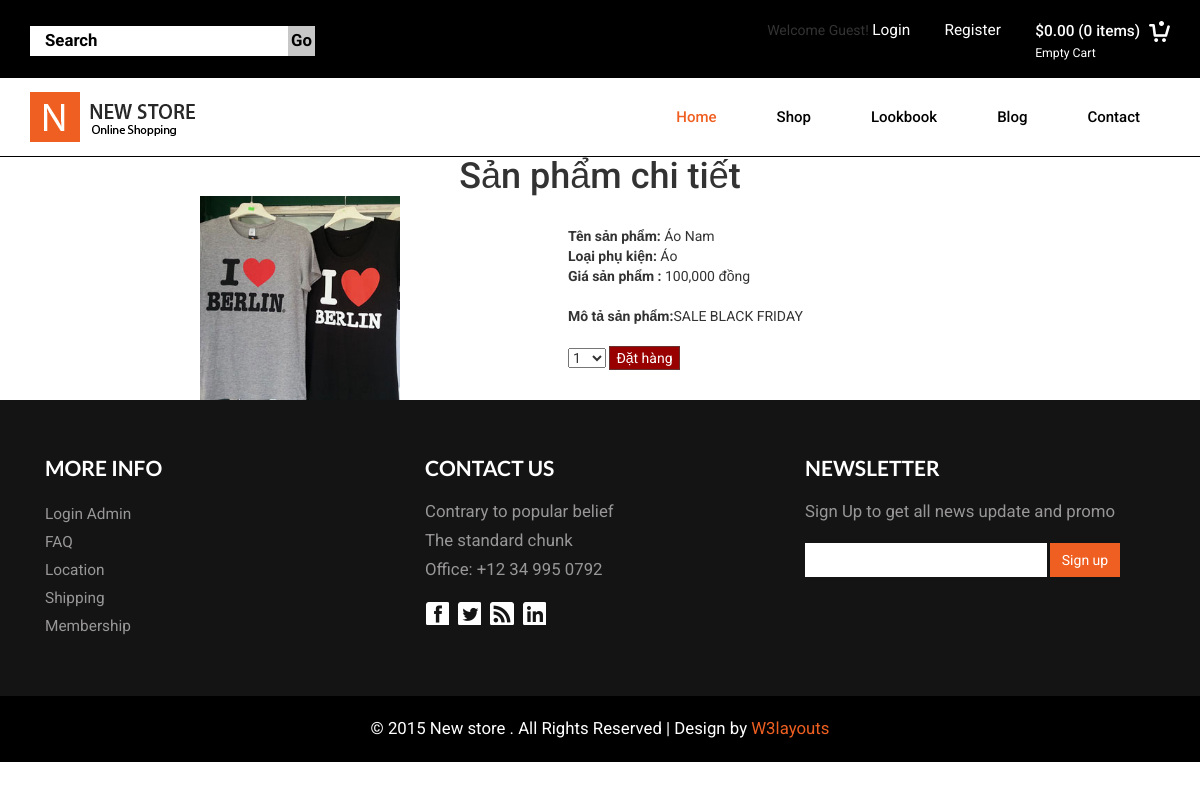
The page /controller/index.php?action=products_details&id=10 on the database its author committed.
### tables this page shows
CREATE TABLE `products` (
  `ProductID` int(12) NOT NULL,
  `ProductName` varchar(50) NOT NULL,
  `ProductImage` varchar(255) DEFAULT NULL,
  `ProductPrice` double(10,0) NOT NULL,
  `ProductDesc` text NOT NULL,
  `ProductCategory` varchar(50) NOT NULL,
  `ProductBrand` varchar(50) NOT NULL,
  `ProductGroup` varchar(50) NOT NULL
);

### model/connect.php (called while the page is built, shortened)
<?php
       class connect {
           var $db=null;
           public function __construct()
           {
               $dsn='mysql:host=localhost;dbname=camerashop';
               $user='root';
               $pass='';
               $this->db=new PDO($dsn,$user,$pass, array(PDO::MYSQL_ATTR_INIT_COMMAND => "SET NAMES utf8"));
           }
            public function getInstance($select)
            {
               $results = $this->db->query($select);
               $result = $results->fetch();
               return $result;
            }
       }
       ?>

### model/products.php (called while the page is built, shortened)
<?php
class Products {
     function getProductById($id)
     {
         $db = new connect();
         $select = "select * from products where ProductID=$id";
         $result=$db->getInstance($select);
         return $result;
     }
}
?>

### view/products_details.php (the view, shortened to what this page needs)
<?php include "../view/header.php";?>
<?php
$objQuest = new Products();
$quest = $objQuest->getProductById($_GET['id']);
?>
 <div class="main_content">
    	<div class="showtext">
            <center> <h1>Sản phẩm chi tiết</h1></center>
                    <center><table cellspacing="5" width="800">
    <tr>
    <form action="?action=add_cart" method="post">
        <td class="products_detail_images">
            <img src="<?php echo '../view/images/'.$quest['ProductImage']; ?>" width="200px"/>
        </td>
        <td class="products_detail_info">
            <div><b> Tên sản phẩm:</b> <?php echo $quest['ProductName'];?> </div>
            <div><b> Loại phụ kiện:</b> <?php echo $quest['ProductCategory'];?> </div>
            <div><b>Giá sản phẩm :</b> <?php echo number_format($quest['ProductPrice']);?> đồng</div>
            <br />
            <div class="gioithieusp"><b>Mô tả sản phẩm:</b><?php echo $quest['ProductDesc'];?></div>
            <br />
            <select name="itemqty">
           <?php for($i=1;$i<=10;$i++): ?>
           <option value="<?php echo $i; ?>">
            <?php echo $i?>
           </option>
            <?php endfor; ?>
           </select>
           <input type="submit"  value="Đặt hàng" style="cursor:pointer;color: #FFF; background:#990000; border:1px solid #663333;"/>
        </td>
        </form>
        </tr>
     </table></center>
    </div>
    </div>
<?php include "../view/footer.php";?>

### view/css/style.css (style rules this page uses)
body { background:#fff; font-family: 'Roboto', sans-serif; }
h1,h2,h3,h4,h5,h6,label,p { margin:0; }

### rows shown on the page
products: ProductImage (picture), ProductName "Áo Nam", ProductCategory "Áo", ProductPrice "100,000", ProductDesc "SALE BLACK FRIDAY"

### other values the page prints
form field itemqty "1"
